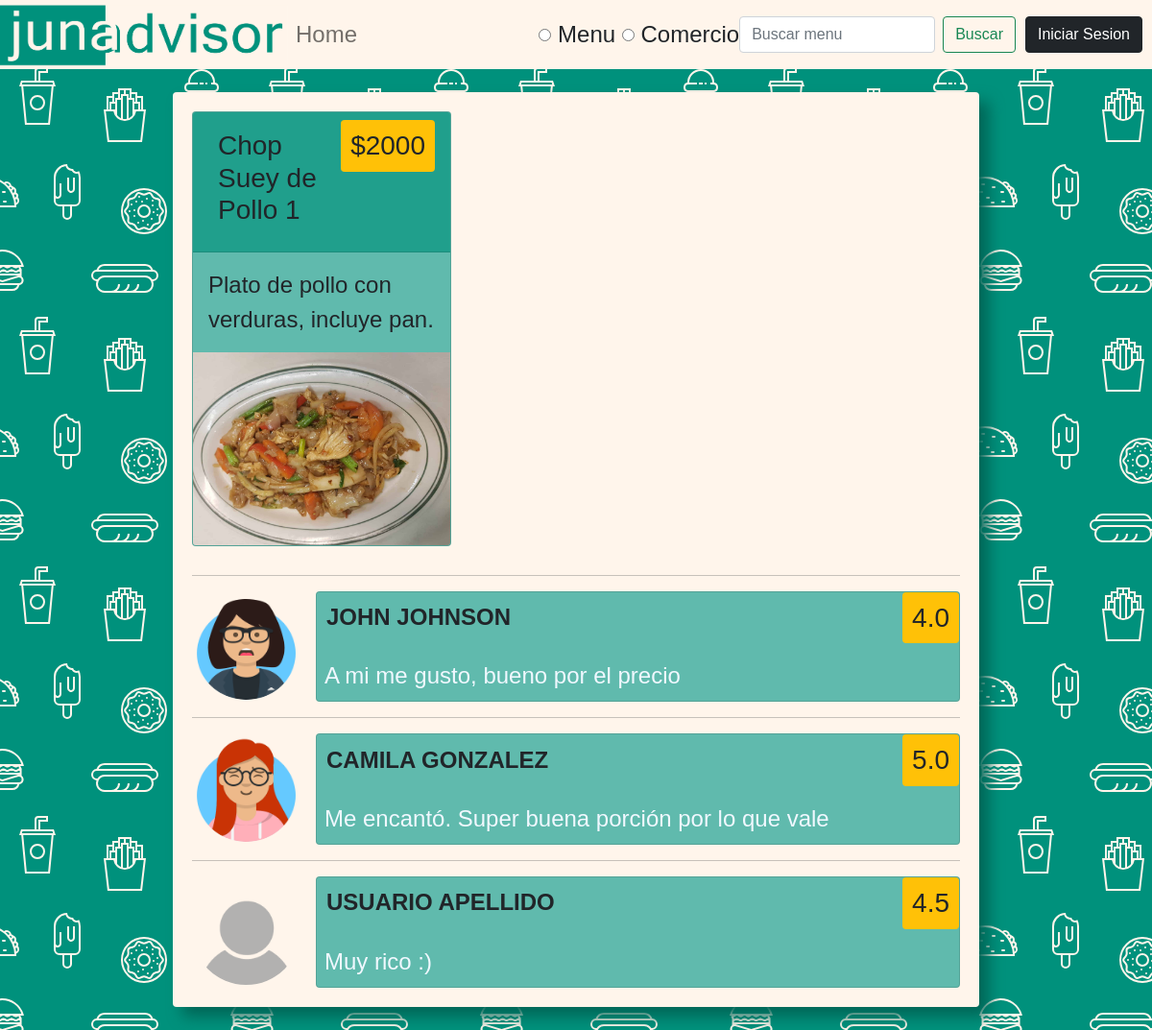
/menu/3, run on the app's committed database.
### app/models.py (models this page shows, shortened)
class Menu(models.Model):
    comercio = models.ForeignKey(Comercio, null=True, on_delete=models.SET_NULL)
    titulo = models.CharField(max_length=100, null=True)
    precio = models.PositiveIntegerField()
    descripcion = models.CharField(max_length=500, null=True)
    calificacion_media = models.FloatField(default=0)
    menu_pic  = models.ImageField(null=True, blank=True)
    is_active = models.BooleanField(default=True)
    categoria = models.ManyToManyField(Categoria)

class Comentario(models.Model):
    menu = models.ForeignKey(Menu, null=True,on_delete=models.SET_NULL)
    estudiante = models.ForeignKey(Estudiante, null=True,on_delete=models.SET_NULL)
    contenido = models.CharField(max_length=500, null=True)
    calificacion = models.FloatField(default=0, validators=[MaxValueValidator(5), MinValueValidator(0)])
    is_active = models.BooleanField(default=True)

class Estudiante(models.Model):
    user = models.OneToOneField(User, null=True, on_delete=models.CASCADE)
    username = models.CharField(max_length=200, null=True)
    first_name = models.CharField(max_length=200, null=True)
    last_name = models.CharField(max_length=200, null=True)
    email = models.EmailField(max_length = 254)
    profile_pic  = models.ImageField(default="default-profile-pic.png",null=True, blank=True)
    date_created = models.DateTimeField(auto_now_add=True, null=True)

### app/views.py (the view, shortened to what this page needs)
# urls.py: path('menu/<str:pk>', views.vistaMenu, name="menu"),
def vistaMenu(request, pk):
    form = ComentarioForm()
    menu = Menu.objects.get(id=pk)
    comentarios = menu.comentario_set.filter(is_active = True)
    comento = False
    if comentarios:
        calificacion_media = comentarios.aggregate(Avg('calificacion'))
        menu.calificacion_media = round(calificacion_media.get('calificacion__avg'), 1)
        menu.save()
    if request.user.is_authenticated and not request.user.is_staff:
        estudiante = Estudiante.objects.get(user=request.user)
        comento = comentarios.filter(estudiante__id = estudiante.id)
    context = { 'menu': menu, 'comentarios': comentarios, 'form': form, 'comento': comento}
    return render(request, "app/menu.html", context)

### app/forms.py
class ComentarioForm(forms.Form):
    CHOICES=[(1, '1: Muy malo'),(2, '2: Malo'), (3, '3: Decente'), (4, '4: Bueno'), (5, '5: Excelente')]
    contenido = forms.CharField(widget=forms.Textarea)
    calificacion = forms.ChoiceField(choices=CHOICES, widget=forms.RadioSelect)
    def __init__(self, *args, **kwargs):
        super(ComentarioForm, self).__init__(*args, **kwargs)
        self.fields['contenido'].widget.attrs['rows'] = 3

### app/templates/app/menu.html (shortened to what this page needs)
{% extends 'app/main.html' %}
{% load static %}
{% block content %}
    <div class="card menu">
        <div class="card-header">
            <div class="d-flex flex-row">
                <h3>{{menu.titulo}}</h3>
                <h3 class="ms-auto bg-warning">${{menu.precio}}</h3>
            </div>
        </div>
        <div class="card-body">
                <p>{{menu.descripcion}}</p>
        </div>
        {% if menu.menu_pic %}
        <img src="{{ menu.menu_pic.url }}" class="card-img-bottom" alt="...">
        {% else %}
        <p>No hay imagen</p>
        {% endif %}
    </div>
    {% for comentario in comentarios %}
    <hr>
    <div class="d-flex flex-start flex-wrap">
        {% if comentario.estudiante.profile_pic %}
        <img src="{{comentario.estudiante.profile_pic.url}}" class="profile-pic">
        {% else %}
        <img src="{% static 'images/default-profile-pic.png' %}" class="profile-pic">
        {% endif %}
        <div class="card flex-fill">
            <div class="d-flex align-items-center flex-row">
                <h3 class="menu-title">{{comentario.estudiante.first_name}} {{comentario.estudiante.last_name}}</h3>
                <h3 class="ms-auto bg-warning">{{comentario.calificacion}}</h3>
            </div>
            <p class="comentario">{{comentario.contenido}}</p>
        </div>
    </div>
    {% endfor %}
{% endblock %}

### static/css/style.css (style rules this page uses)
:root { --primary-color: #00917c; --pr-light-1: #209F8C; --pr-light-2: #60BAAD; --pr-light-3: #9FD6CE; --secondary-color: #fff5eb; --sec-dark-1: #FFEEDD; --third-color: #17a2b8; }
body { font-family:'Gill Sans', 'Gill Sans MT', Calibri, 'Trebuchet MS', sans-serif; background-color: var(--primary-color); }
p { color: #212529; font-size: 1.5rem; margin-bottom: 0; }
img { max-width: 100%; max-height: 100%; }
.card { color: var(--secondary-color); background-color: var(--pr-light-2); }
.card-header { background-color: var(--pr-light-1); }
h3 { padding: 10px; color: #212529; border-radius: .25rem; max-height: fit-content; }
.menu { max-width: 30%; min-width: 270px; margin-bottom: 30px; }
.menu-title { font-weight: bold; font-size: 1.5rem; text-transform: uppercase; }
.comentario { color: aliceblue; padding: .5rem; }
.profile-pic { width: 113px; height: 113px; border-radius: 50%; margin-right: 1em; }

### data on the page
Menu: titulo "Chop Suey de Pollo 1", precio "2000", descripcion "Plato de pollo con verduras, incluye pan.", menu_pic (picture)
Comentario: estudiante.profile_pic (picture), estudiante.first_name "JOHN", estudiante.last_name "JOHNSON", calificacion "4.0", contenido "A mi me gusto, bueno por el precio"
Comentario: estudiante.profile_pic (picture), estudiante.first_name "CAMILA", estudiante.last_name "GONZALEZ", calificacion "5.0", contenido "Me encantó. Super buena porción por lo que vale"
Comentario: estudiante.profile_pic (placeholder picture), estudiante.first_name "USUARIO", estudiante.last_name "APELLIDO", calificacion "4.5", contenido "Muy rico :)"
